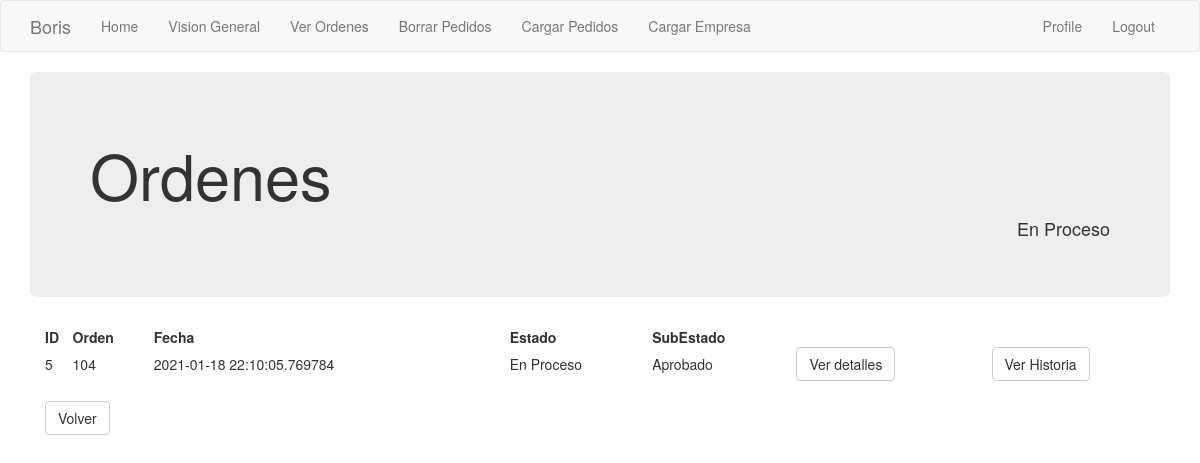
Before: /ordenes/En Proceso (signed in) with the older database file.
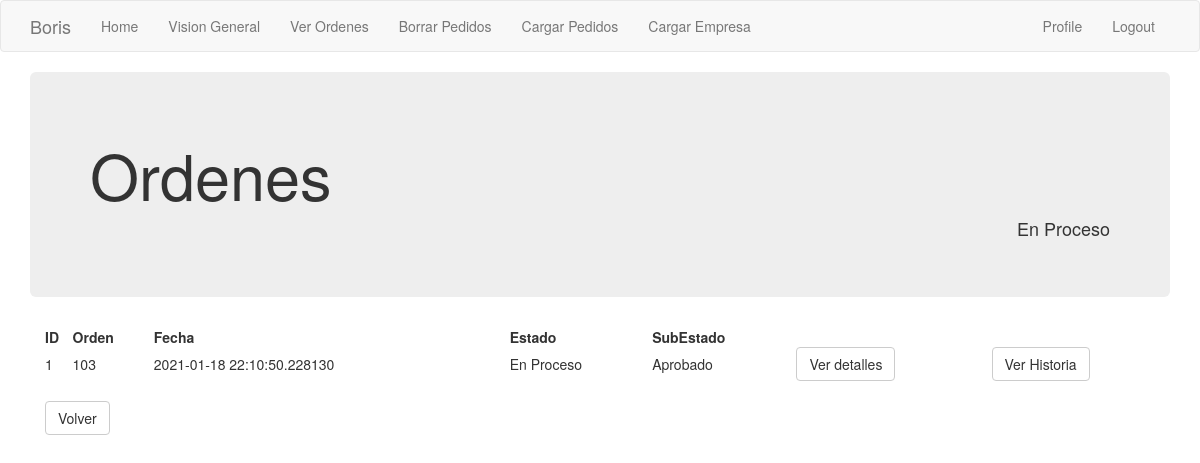
After: the same page with the newer database file.
### app/models.py (models this page shows, shortened)
class Order_header(db.Model):
    id = db.Column(db.Integer, primary_key=True)
    order_number = db.Column(db.Integer, index=True)
    order_id_anterior = db.Column(db.Integer)
    creation_date = db.Column(db.String(35), index=True)
    last_update_date = db.Column(db.String(35))
    payment_method = db.Column(db.String(10))
    payment_card = db.Column(db.String(10))
    courier_order_id = db.Column(db.String(64), index=True)
    status = db.Column(db.String(15))
    sub_status = db.Column(db.String(15))
    customer_address = db.Column(db.String(64))
    customer_number = db.Column(db.String(10))
    customer_floor = db.Column(db.String(10))
    customer_zipcode = db.Column(db.String(8))
    customer_locality = db.Column(db.String(64))
    customer_city = db.Column(db.String(64))
    customer_province = db.Column(db.String(64))
    customer_country = db.Column(db.String(64))
    detalle = db.relationship('Order_detail', backref='productos', lazy='dynamic')
    transaction = db.relationship('Transaction_log', backref='transaccion', lazy='dynamic')
    customer_id = db.Column(db.Integer, db.ForeignKey('customer.id'))
    store = db.Column(db.Integer, db.ForeignKey('company.store_id'))

### app/main/routes.py (the view)
@bp.route('/ordenes/<estado>', methods=['GET', 'POST'])
@login_required
def ver_ordenes(estado):
    if estado == 'all':
        ordenes =  Order_header.query.filter_by(store=current_user.store).all()
    else :
        ordenes = db.session.query(Order_header).filter((Order_header.store == current_user.store)).filter((Order_header.status == estado))
    return render_template('ordenes.html', title='Ordenes', ordenes=ordenes, estado=estado)

### app/main/routes.py (called while the page is built)
@bp.before_app_request
def before_request():
    if current_user.is_authenticated:
        current_user.last_seen = datetime.utcnow()
        db.session.commit()

### app/models.py (called while the page is built)
@login.user_loader
def load_user(id):
    return User.query.get(int(id))

### app/templates/ordenes.html
{% extends "base.html" %}
{% block app_content %}
<div class='jumbotron'>
    <h1> Ordenes</h1>
    <h4 class="text-right"> {{ estado }}</h4>
</div>
    <div class='container'>
        <table style="width:100%">
            <tr>
                <th>ID</th>
                <th>Orden</th>
                <th>Fecha</th>
                <th>Estado</th>
                <th>SubEstado</th>
                <th></th>
            </tr>
            {% for i in ordenes %}
            <tr>
                <td>{{i['id']}}</td>
                <td>{{i['order_number']}}</td>
                <td>{{i['creation_date']}}</td>
                <td>{{i['status']}}</td>
                <td>{{i['sub_status']}}</td>
                <td><a href="{{ url_for('main.orden', orden_id = i['id']) }}">
                    <button class="btn btn-default"> Ver detalles </button></td>
                <td><a href="{{ url_for('main.historia_orden', orden_id = i['id']) }}">
                    <button class="btn btn-default"> Ver Historia </button></td>
            </tr>
            {% endfor %}
        </table>
        <br>
        <td><a href="{{ url_for('main.vision_general') }}">
            <button class="btn btn-default"> Volver </button></a>
        </td>
    </div>
{% endblock %}

Changed rows visible on the page:
removed Order_header: status "En Proceso", id "5", order_number "104", creation_date "2021-01-18 22:10:05.769784", sub_status "Aprobado"
now on this page (row edited): Order_header: status "En Proceso", id "1", order_number "103", creation_date "2021-01-18 22:10:50.228130", sub_status "Aprobado"
